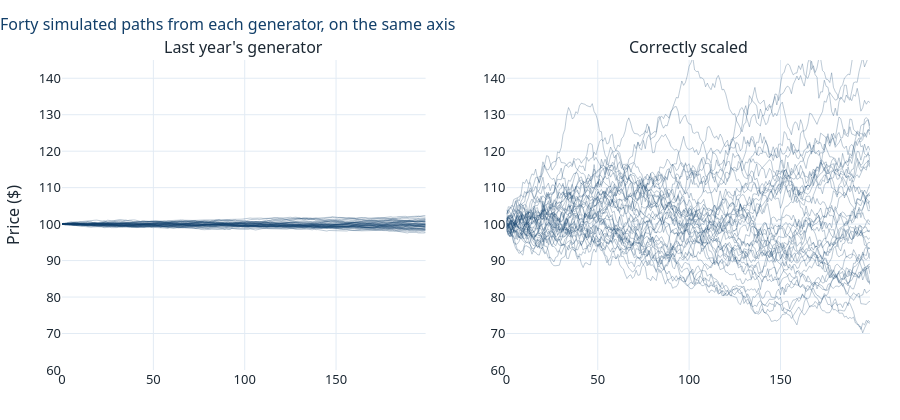

Notebook source saved alongside this figure:
### Code cell
fig = make_subplots(rows=1, cols=2, subplot_titles=("Last year's generator",
                                                    "Correctly scaled"))
for i, group in enumerate([paths, fixed]):
    for p in group[:40]:
        fig.add_trace(go.Scatter(y=p, line=dict(color=C["navy"], width=0.8),
                                 opacity=0.35, showlegend=False), row=1, col=i + 1)
fig.update_yaxes(range=[60, 145], title="Price ($)", row=1, col=1)
fig.update_yaxes(range=[60, 145], row=1, col=2)
style(fig, height=420, legend_top=False,
      title="Forty simulated paths from each generator, on the same axis")
fig.show()

### Figure 1 — Plotly figure (JSON) as saved in the notebook; plotly's stock layout.template omitted (floating-point values rounded to 4 significant figures; data arrays with more than 128 entries replaced by an {"elided": "..."} marker saying what was removed)
{"data": [{"line": {"color": "#123F69", "width": 0.8}, "opacity": 0.35, "showlegend": false, "type": "scatter", "xaxis": "x", "y": {"elided": "200 float values"}, "yaxis": "y"}, {"line": {"color": "#123F69", "width": 0.8}, "opacity": 0.35, "showlegend": false, "type": "scatter", "xaxis": "x", "y": {"elided": "200 float values"}, "yaxis": "y"}, {"line": {"color": "#123F69", "width": 0.8}, "opacity": 0.35, "showlegend": false, "type": "scatter", "xaxis": "x", "y": {"elided": "200 float values"}, "yaxis": "y"}, {"line": {"color": "#123F69", "width": 0.8}, "opacity": 0.35, "showlegend": false, "type": "scatter", "xaxis": "x", "y": {"elided": "200 float values"}, "yaxis": "y"}, {"line": {"color": "#123F69", "width": 0.8}, "opacity": 0.35, "showlegend": false, "type": "scatter", "xaxis": "x", "y": {"elided": "200 float values"}, "yaxis": "y"}, {"line": {"color": "#123F69", "width": 0.8}, "opacity": 0.35, "showlegend": false, "type": "scatter", "xaxis": "x", "y": {"elided": "200 float values"}, "yaxis": "y"}, {"line": {"color": "#123F69", "width": 0.8}, "opacity": 0.35, "showlegend": false, "type": "scatter", "xaxis": "x", "y": {"elided": "200 float values"}, "yaxis": "y"}, {"line": {"color": "#123F69", "width": 0.8}, "opacity": 0.35, "showlegend": false, "type": "scatter", "xaxis": "x", "y": {"elided": "200 float values"}, "yaxis": "y"}, {"line": {"color": "#123F69", "width": 0.8}, "opacity": 0.35, "showlegend": false, "type": "scatter", "xaxis": "x", "y": {"elided": "200 float values"}, "yaxis": "y"}, {"line": {"color": "#123F69", "width": 0.8}, "opacity": 0.35, "showlegend": false, "type": "scatter", "xaxis": "x", "y": {"elided": "200 float values"}, "yaxis": "y"}, {"line": {"color": "#123F69", "width": 0.8}, "opacity": 0.35, "showlegend": false, "type": "scatter", "xaxis": "x", "y": {"elided": "200 float values"}, "yaxis": "y"}, {"line": {"color": "#123F69", "width": 0.8}, "opacity": 0.35, "showlegend": false, "type": "scatter", "xaxis": "x", "y": {"elided": "200 float values"}, "yaxis": "y"}, {"line": {"color": "#123F69", "width": 0.8}, "opacity": 0.35, "showlegend": false, "type": "scatter", "xaxis": "x", "y": {"elided": "200 float values"}, "yaxis": "y"}, {"line": {"color": "#123F69", "width": 0.8}, "opacity": 0.35, "showlegend": false, "type": "scatter", "xaxis": "x", "y": {"elided": "200 float values"}, "yaxis": "y"}, {"line": {"color": "#123F69", "width": 0.8}, "opacity": 0.35, "showlegend": false, "type": "scatter", "xaxis": "x", "y": {"elided": "200 float values"}, "yaxis": "y"}, {"line": {"color": "#123F69", "width": 0.8}, "opacity": 0.35, "showlegend": false, "type": "scatter", "xaxis": "x", "y": {"elided": "200 float values"}, "yaxis": "y"}, {"line": {"color": "#123F69", "width": 0.8}, "opacity": 0.35, "showlegend": false, "type": "scatter", "xaxis": "x", "y": {"elided": "200 float values"}, "yaxis": "y"}, {"line": {"color": "#123F69", "width": 0.8}, "opacity": 0.35, "showlegend": false, "type": "scatter", "xaxis": "x", "y": {"elided": "200 float values"}, "yaxis": "y"}, {"line": {"color": "#123F69", "width": 0.8}, "opacity": 0.35, "showlegend": false, "type": "scatter", "xaxis": "x", "y": {"elided": "200 float values"}, "yaxis": "y"}, {"line": {"color": "#123F69", "width": 0.8}, "opacity": 0.35, "showlegend": false, "type": "scatter", "xaxis": "x", "y": {"elided": "200 float values"}, "yaxis": "y"}, {"line": {"color": "#123F69", "width": 0.8}, "opacity": 0.35, "showlegend": false, "type": "scatter", "xaxis": "x", "y": {"elided": "200 float values"}, "yaxis": "y"}, {"line": {"color": "#123F69", "width": 0.8}, "opacity": 0.35, "showlegend": false, "type": "scatter", "xaxis": "x", "y": {"elided": "200 float values"}, "yaxis": "y"}, {"line": {"color": "#123F69", "width": 0.8}, "opacity": 0.35, "showlegend": false, "type": "scatter", "xaxis": "x", "y": {"elided": "200 float values"}, "yaxis": "y"}, {"line": {"color": "#123F69", "width": 0.8}, "opacity": 0.35, "showlegend": false, "type": "scatter", "xaxis": "x", "y": {"elided": "200 float values"}, "yaxis": "y"}, {"line": {"color": "#123F69", "width": 0.8}, "opacity": 0.35, "showlegend": false, "type": "scatter", "xaxis": "x", "y": {"elided": "200 float values"}, "yaxis": "y"}, {"line": {"color": "#123F69", "width": 0.8}, "opacity": 0.35, "showlegend": false, "type": "scatter", "xaxis": "x", "y": {"elided": "200 float values"}, "yaxis": "y"}, {"line": {"color": "#123F69", "width": 0.8}, "opacity": 0.35, "showlegend": false, "type": "scatter", "xaxis": "x", "y": {"elided": "200 float values"}, "yaxis": "y"}, {"line": {"color": "#123F69", "width": 0.8}, "opacity": 0.35, "showlegend": false, "type": "scatter", "xaxis": "x", "y": {"elided": "200 float values"}, "yaxis": "y"}, {"line": {"color": "#123F69", "width": 0.8}, "opacity": 0.35, "showlegend": false, "type": "scatter", "xaxis": "x", "y": {"elided": "200 float values"}, "yaxis": "y"}, {"line": {"color": "#123F69", "width": 0.8}, "opacity": 0.35, "showlegend": false, "type": "scatter", "xaxis": "x", "y": {"elided": "200 float values"}, "yaxis": "y"}, {"line": {"color": "#123F69", "width": 0.8}, "opacity": 0.35, "showlegend": false, "type": "scatter", "xaxis": "x", "y": {"elided": "200 float values"}, "yaxis": "y"}, {"line": {"color": "#123F69", "width": 0.8}, "opacity": 0.35, "showlegend": false, "type": "scatter", "xaxis": "x", "y": {"elided": "200 float values"}, "yaxis": "y"}, {"line": {"color": "#123F69", "width": 0.8}, "opacity": 0.35, "showlegend": false, "type": "scatter", "xaxis": "x", "y": {"elided": "200 float values"}, "yaxis": "y"}, {"line": {"color": "#123F69", "width": 0.8}, "opacity": 0.35, "showlegend": false, "type": "scatter", "xaxis": "x", "y": {"elided": "200 float values"}, "yaxis": "y"}, {"line": {"color": "#123F69", "width": 0.8}, "opacity": 0.35, "showlegend": false, "type": "scatter", "xaxis": "x", "y": {"elided": "200 float values"}, "yaxis": "y"}, {"line": {"color": "#123F69", "width": 0.8}, "opacity": 0.35, "showlegend": false, "type": "scatter", "xaxis": "x", "y": {"elided": "200 float values"}, "yaxis": "y"}, {"line": {"color": "#123F69", "width": 0.8}, "opacity": 0.35, "showlegend": false, "type": "scatter", "xaxis": "x", "y": {"elided": "200 float values"}, "yaxis": "y"}, {"line": {"color": "#123F69", "width": 0.8}, "opacity": 0.35, "showlegend": false, "type": "scatter", "xaxis": "x", "y": {"elided": "200 float values"}, "yaxis": "y"}, {"line": {"color": "#123F69", "width": 0.8}, "opacity": 0.35, "showlegend": false, "type": "scatter", "xaxis": "x", "y": {"elided": "200 float values"}, "yaxis": "y"}, {"line": {"color": "#123F69", "width": 0.8}, "opacity": 0.35, "showlegend": false, "type": "scatter", "xaxis": "x", "y": {"elided": "200 float values"}, "yaxis": "y"}, {"line": {"color": "#123F69", "width": 0.8}, "opacity": 0.35, "showlegend": false, "type": "scatter", "xaxis": "x2", "y": {"elided": "200 float values"}, "yaxis": "y2"}, {"line": {"color": "#123F69", "width": 0.8}, "opacity": 0.35, "showlegend": false, "type": "scatter", "xaxis": "x2", "y": {"elided": "200 float values"}, "yaxis": "y2"}, {"line": {"color": "#123F69", "width": 0.8}, "opacity": 0.35, "showlegend": false, "type": "scatter", "xaxis": "x2", "y": {"elided": "200 float values"}, "yaxis": "y2"}, {"line": {"color": "#123F69", "width": 0.8}, "opacity": 0.35, "showlegend": false, "type": "scatter", "xaxis": "x2", "y": {"elided": "200 float values"}, "yaxis": "y2"}, {"line": {"color": "#123F69", "width": 0.8}, "opacity": 0.35, "showlegend": false, "type": "scatter", "xaxis": "x2", "y": {"elided": "200 float values"}, "yaxis": "y2"}, {"line": {"color": "#123F69", "width": 0.8}, "opacity": 0.35, "showlegend": false, "type": "scatter", "xaxis": "x2", "y": {"elided": "200 float values"}, "yaxis": "y2"}, {"line": {"color": "#123F69", "width": 0.8}, "opacity": 0.35, "showlegend": false, "type": "scatter", "xaxis": "x2", "y": {"elided": "200 float values"}, "yaxis": "y2"}, {"line": {"color": "#123F69", "width": 0.8}, "opacity": 0.35, "showlegend": false, "type": "scatter", "xaxis": "x2", "y": {"elided": "200 float values"}, "yaxis": "y2"}, {"line": {"color": "#123F69", "width": 0.8}, "opacity": 0.35, "showlegend": false, "type": "scatter", "xaxis": "x2", "y": {"elided": "200 float values"}, "yaxis": "y2"}, {"line": {"color": "#123F69", "width": 0.8}, "opacity": 0.35, "showlegend": false, "type": "scatter", "xaxis": "x2", "y": {"elided": "200 float values"}, "yaxis": "y2"}, {"line": {"color": "#123F69", "width": 0.8}, "opacity": 0.35, "showlegend": false, "type": "scatter", "xaxis": "x2", "y": {"elided": "200 float values"}, "yaxis": "y2"}, {"line": {"color": "#123F69", "width": 0.8}, "opacity": 0.35, "showlegend": false, "type": "scatter", "xaxis": "x2", "y": {"elided": "200 float values"}, "yaxis": "y2"}, {"line": {"color": "#123F69", "width": 0.8}, "opacity": 0.35, "showlegend": false, "type": "scatter", "xaxis": "x2", "y": {"elided": "200 float values"}, "yaxis": "y2"}, {"line": {"color": "#123F69", "width": 0.8}, "opacity": 0.35, "showlegend": false, "type": "scatter", "xaxis": "x2", "y": {"elided": "200 float values"}, "yaxis": "y2"}, {"line": {"color": "#123F69", "width": 0.8}, "opacity": 0.35, "showlegend": false, "type": "scatter", "xaxis": "x2", "y": {"elided": "200 float values"}, "yaxis": "y2"}, {"line": {"color": "#123F69", "width": 0.8}, "opacity": 0.35, "showlegend": false, "type": "scatter", "xaxis": "x2", "y": {"elided": "200 float values"}, "yaxis": "y2"}, {"line": {"color": "#123F69", "width": 0.8}, "opacity": 0.35, "showlegend": false, "type": "scatter", "xaxis": "x2", "y": {"elided": "200 float values"}, "yaxis": "y2"}, {"line": {"color": "#123F69", "width": 0.8}, "opacity": 0.35, "showlegend": false, "type": "scatter", "xaxis": "x2", "y": {"elided": "200 float values"}, "yaxis": "y2"}, {"line": {"color": "#123F69", "width": 0.8}, "opacity": 0.35, "showlegend": false, "type": "scatter", "xaxis": "x2", "y": {"elided": "200 float values"}, "yaxis": "y2"}, {"line": {"color": "#123F69", "width": 0.8}, "opacity": 0.35, "showlegend": false, "type": "scatter", "xaxis": "x2", "y": {"elided": "200 float values"}, "yaxis": "y2"}, {"line": {"color": "#123F69", "width": 0.8}, "opacity": 0.35, "showlegend": false, "type": "scatter", "xaxis": "x2", "y": {"elided": "200 float values"}, "yaxis": "y2"}, {"line": {"color": "#123F69", "width": 0.8}, "opacity": 0.35, "showlegend": false, "type": "scatter", "xaxis": "x2", "y": {"elided": "200 float values"}, "yaxis": "y2"}, {"line": {"color": "#123F69", "width": 0.8}, "opacity": 0.35, "showlegend": false, "type": "scatter", "xaxis": "x2", "y": {"elided": "200 float values"}, "yaxis": "y2"}, {"line": {"color": "#123F69", "width": 0.8}, "opacity": 0.35, "showlegend": false, "type": "scatter", "xaxis": "x2", "y": {"elided": "200 float values"}, "yaxis": "y2"}, {"line": {"color": "#123F69", "width": 0.8}, "opacity": 0.35, "showlegend": false, "type": "scatter", "xaxis": "x2", "y": {"elided": "200 float values"}, "yaxis": "y2"}, {"line": {"color": "#123F69", "width": 0.8}, "opacity": 0.35, "showlegend": false, "type": "scatter", "xaxis": "x2", "y": {"elided": "200 float values"}, "yaxis": "y2"}, {"line": {"color": "#123F69", "width": 0.8}, "opacity": 0.35, "showlegend": false, "type": "scatter", "xaxis": "x2", "y": {"elided": "200 float values"}, "yaxis": "y2"}, {"line": {"color": "#123F69", "width": 0.8}, "opacity": 0.35, "showlegend": false, "type": "scatter", "xaxis": "x2", "y": {"elided": "200 float values"}, "yaxis": "y2"}, {"line": {"color": "#123F69", "width": 0.8}, "opacity": 0.35, "showlegend": false, "type": "scatter", "xaxis": "x2", "y": {"elided": "200 float values"}, "yaxis": "y2"}, {"line": {"color": "#123F69", "width": 0.8}, "opacity": 0.35, "showlegend": false, "type": "scatter", "xaxis": "x2", "y": {"elided": "200 float values"}, "yaxis": "y2"}, {"line": {"color": "#123F69", "width": 0.8}, "opacity": 0.35, "showlegend": false, "type": "scatter", "xaxis": "x2", "y": {"elided": "200 float values"}, "yaxis": "y2"}, {"line": {"color": "#123F69", "width": 0.8}, "opacity": 0.35, "showlegend": false, "type": "scatter", "xaxis": "x2", "y": {"elided": "200 float values"}, "yaxis": "y2"}, {"line": {"color": "#123F69", "width": 0.8}, "opacity": 0.35, "showlegend": false, "type": "scatter", "xaxis": "x2", "y": {"elided": "200 float values"}, "yaxis": "y2"}, {"line": {"color": "#123F69", "width": 0.8}, "opacity": 0.35, "showlegend": false, "type": "scatter", "xaxis": "x2", "y": {"elided": "200 float values"}, "yaxis": "y2"}, {"line": {"color": "#123F69", "width": 0.8}, "opacity": 0.35, "showlegend": false, "type": "scatter", "xaxis": "x2", "y": {"elided": "200 float values"}, "yaxis": "y2"}, {"line": {"color": "#123F69", "width": 0.8}, "opacity": 0.35, "showlegend": false, "type": "scatter", "xaxis": "x2", "y": {"elided": "200 float values"}, "yaxis": "y2"}, {"line": {"color": "#123F69", "width": 0.8}, "opacity": 0.35, "showlegend": false, "type": "scatter", "xaxis": "x2", "y": {"elided": "200 float values"}, "yaxis": "y2"}, {"line": {"color": "#123F69", "width": 0.8}, "opacity": 0.35, "showlegend": false, "type": "scatter", "xaxis": "x2", "y": {"elided": "200 float values"}, "yaxis": "y2"}, {"line": {"color": "#123F69", "width": 0.8}, "opacity": 0.35, "showlegend": false, "type": "scatter", "xaxis": "x2", "y": {"elided": "200 float values"}, "yaxis": "y2"}, {"line": {"color": "#123F69", "width": 0.8}, "opacity": 0.35, "showlegend": false, "type": "scatter", "xaxis": "x2", "y": {"elided": "200 float values"}, "yaxis": "y2"}], "layout": {"annotations": [{"font": {"size": 16}, "showarrow": false, "text": "Last year's generator", "x": 0.225, "xanchor": "center", "xref": "paper", "y": 1, "yanchor": "bottom", "yref": "paper"}, {"font": {"size": 16}, "showarrow": false, "text": "Correctly scaled", "x": 0.775, "xanchor": "center", "xref": "paper", "y": 1, "yanchor": "bottom", "yref": "paper"}], "colorway": ["#123F69", "#C0392B", "#2E8B6B", "#E8A33D", "#2E7EBB", "#7A8994"], "font": {"color": "#1C2833", "family": "Segoe UI, Helvetica, Arial, sans-serif", "size": 13}, "height": 420, "hoverlabel": {"font": {"size": 12}}, "margin": {"b": 50, "l": 60, "r": 30, "t": 60}, "title": {"font": {"color": "#123F69", "size": 16}, "text": "Forty simulated paths from each generator, on the same axis", "x": 0, "xanchor": "left"}, "xaxis": {"anchor": "y", "domain": [0, 0.45], "gridcolor": "#E2EBF4", "showgrid": true, "zeroline": false}, "xaxis2": {"anchor": "y2", "domain": [0.55, 1], "gridcolor": "#E2EBF4", "showgrid": true, "zeroline": false}, "yaxis": {"anchor": "x", "domain": [0, 1], "gridcolor": "#E2EBF4", "range": [60, 145], "showgrid": true, "title": {"text": "Price ($)"}, "zeroline": false}, "yaxis2": {"anchor": "x2", "domain": [0, 1], "gridcolor": "#E2EBF4", "range": [60, 145], "showgrid": true, "zeroline": false}}}
